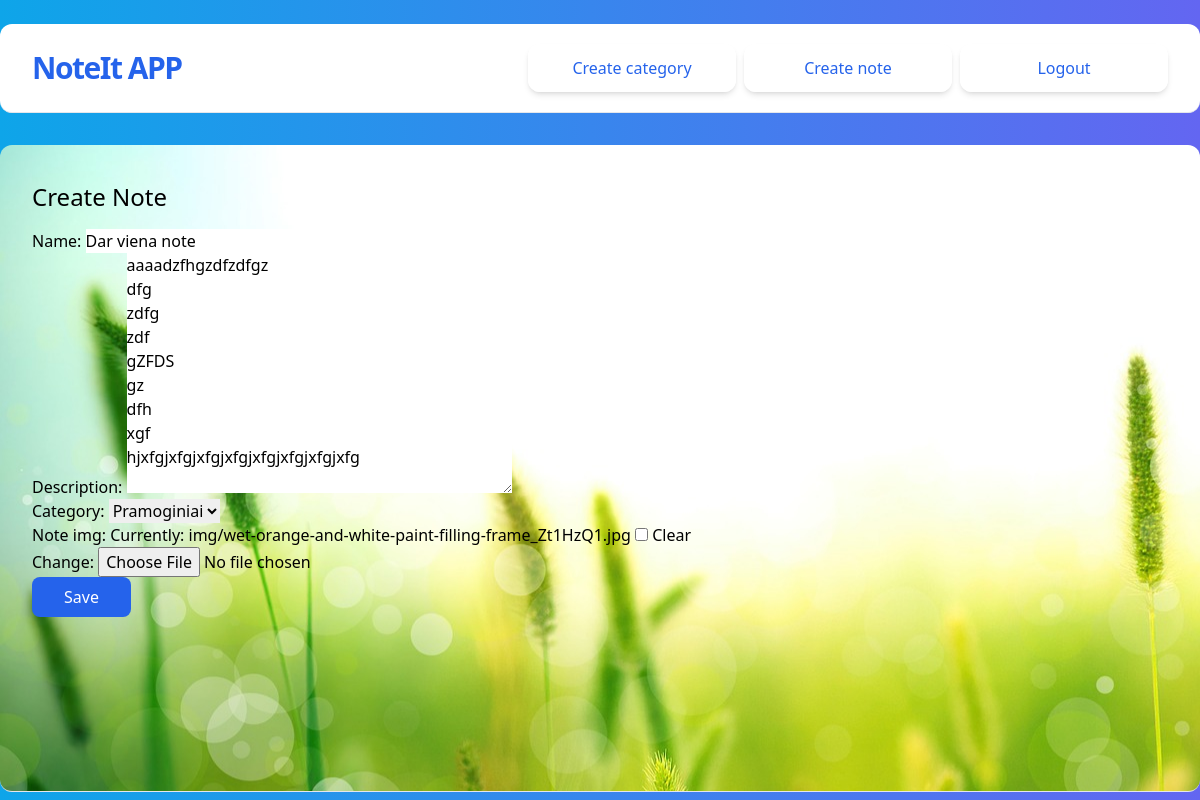
/notes/5/update/ (signed in), run on the app's committed database.
### noteit/models.py (models this page shows, shortened)
class Note(models.Model):
    name = models.CharField(max_length=50)
    description = models.TextField(null=True)
    category = models.ForeignKey(NoteCategory, on_delete=models.CASCADE)
    assigned_to = models.ForeignKey(User, on_delete=models.CASCADE)
    created_at = models.DateTimeField(auto_now_add=True)
    updated_at = models.DateTimeField(auto_now=True)
    note_img = models.ImageField(upload_to='img/', blank=True, null=True)

class NoteCategory(models.Model):
    name = models.CharField(max_length=50)
    def __str__(self):
        return self.name

### noteit/views.py (the view, shortened to what this page needs)
# urls.py: path('notes/<int:pk>/update/', NoteUpdateView.as_view(), name='note-update'),
@method_decorator(login_required, name='dispatch')
class NoteUpdateView(UpdateView):
    model = Note
    fields = ['name', 'description', 'category', 'note_img']
    success_url = reverse_lazy('note-list')

### noteit/templates/noteit/note_form.html
{% extends 'noteit/base.html' %} {% load tailwind_filters %} {% block content %}
<div>
  <h1 class="text-2xl my-4">Create Note</h1>
  <form method="post" enctype="multipart/form-data">
    {% csrf_token %} {{ form|crispy }}
    <input
      class="px-8 py-2 text-white bg-blue-600 rounded-lg hover:bg-blue-700 hover:cursor-pointer"
      type="submit"
      value="Save"
    />
  </form>
</div>
{% endblock content %}

### data on the page
Note: name "Dar viena note", description "aaaadzfhgzdfzdfgz dfg zdfg zdf gZFDS gz dfh xgf hjxfgjxfgjxfgjxfgjxfgjxfgjxfgjxfg", category "Pramoginiai"
